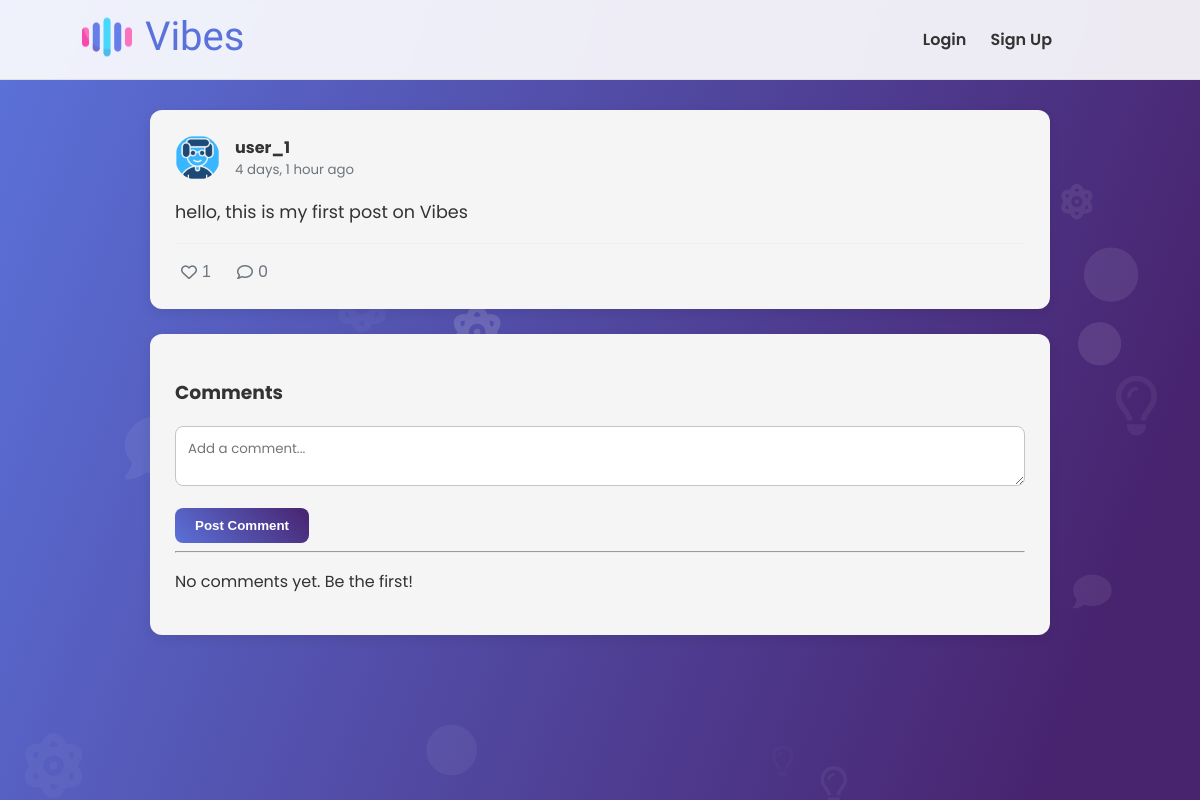
The app's page /post/1/ with its own data.
### core/models.py (models this page shows, shortened)
class Post(models.Model):
    author = models.ForeignKey(User, on_delete=models.CASCADE)
    content = models.TextField(max_length=280)
    created_at = models.DateTimeField(auto_now_add=True)
    likes = models.ManyToManyField(User, related_name='liked_posts', blank=True)
    class Meta:
        ordering = ['-created_at'] # Newest posts first

class Profile(models.Model):
    user = models.OneToOneField(User, on_delete=models.CASCADE)
    bio = models.TextField(blank=True)
    profile_pic = models.ImageField(upload_to='profile_pics', default='default_avatar.png')

### core/views.py (the view)
# urls.py: path('post/<int:pk>/', views.post_detail, name='post_detail'),
def post_detail(request, pk):
    post = get_object_or_404(Post, pk=pk)
    if request.method == 'POST':
        text = request.POST.get('comment_text')
        if text:
            Comment.objects.create(post=post, author=request.user, text=text)
            return redirect('post_detail', pk=post.pk)
    return render(request, 'core/post_detail.html', {'post': post})

### core/templates/core/post_detail.html (shortened to what this page needs)
{% extends 'base.html' %}
{% block content %}
<div class="post-detail-container">
    <div class="post-card card">
        <div class="post-header">
            <img src="{{ post.author.profile.profile_pic.url }}" class="avatar-small">
            <div>
                <strong><a href="{% url 'profile' post.author.username %}">{{ post.author.username }}</a></strong>
                <small class="text-muted">{{ post.created_at|timesince }} ago</small>
            </div>
        </div>
        <div class="post-content">
            <p>{{ post.content }}</p>
        </div>
        <div class="post-footer">
            <button class="like-btn" data-post-id="{{ post.id }}">
                <i class="fa-heart {% if user in post.likes.all %}fas{% else %}far{% endif %}"></i>
                <span id="likes-count-{{ post.id }}">{{ post.likes.count }}</span>
            </button>
            <span class="comment-btn">
                <i class="far fa-comment"></i> {{ post.comments.count }}
            </span>
        </div>
    </div>
    <div class="comments-section card">
        <h3>Comments</h3>
        <form method="post" class="comment-form">
            <textarea name="comment_text" placeholder="Add a comment..."></textarea>
            <button type="submit" class="btn btn-primary">Post Comment</button>
        </form>
        <hr>
        {% for comment in post.comments.all %}
        <div class="comment">
            <p><strong><a href="{% url 'profile' comment.author.username %}">{{ comment.author.username }}</a></strong>:
                {{ comment.text }}</p>
            <small class="text-muted">{{ comment.created_at|timesince }} ago</small>
        </div>
        {% empty %}
        <p>No comments yet. Be the first!</p>
        {% endfor %}
    </div>
</div>
{% endblock %}

### core/static/css/styles.css (style rules this page uses)
:root { --primary-color: #5b72da; --secondary-color: #48236e; --background-color: #e0e4eb; --card-bg: #f5f5f5; --text-color: #333; --text-muted: #6c757d; --font-family: 'Poppins', sans-serif; --border-radius: 12px; --box-shadow: 0 4px 12px rgba(0, 0, 0, 0.08); }
body { font-family: var(--font-family); background: linear-gradient(110deg, var(--primary-color) 0%, var(--secondary-color) 90%); background-attachment: fixed; color: var(--text-color); margin: 0; padding-top: 100px; }
.card { background: var(--card-bg); border-radius: var(--border-radius); box-shadow: var(--box-shadow); padding: 25px; margin-bottom: 25px; }
.btn { border: none; border-radius: 8px; padding: 10px 20px; font-weight: 600; cursor: pointer; transition: all 0.3s ease; }
.btn-primary { background: linear-gradient(45deg, var(--primary-color), var(--secondary-color)); color: white; }
.post-form-container textarea, .auth-form input, .comment-form textarea { width: 100%; padding: 12px; border: 1px solid #c6c4c4; border-radius: 8px; margin-bottom: 15px; box-sizing: border-box; font-family: inherit; }
.avatar-small { width: 45px; height: 45px; border-radius: 50%; margin-right: 15px; }
.post-header { display: flex; align-items: center; margin-bottom: 15px; }
.post-header a { text-decoration: none; color: var(--text-color); }
.post-header small { color: var(--text-muted); display: block; }
.post-content p { font-size: 1.1em; line-height: 1.6; }
.post-footer { display: flex; align-items: center; gap: 20px; padding-top: 15px; border-top: 1px solid #f0f0f0; }
.like-btn, .comment-btn { background: none; border: none; cursor: pointer; color: var(--text-muted); font-size: 1em; display: flex; align-items: center; gap: 5px; text-decoration: none; }
.comment-form textarea { height: 60px; }

### records on screen
Post: author.profile.profile_pic (placeholder picture), author.username "user_1", created_at "4 days, 1 hour", content "hello, this is my first post on Vibes", likes.count "1", comments.count "0"
